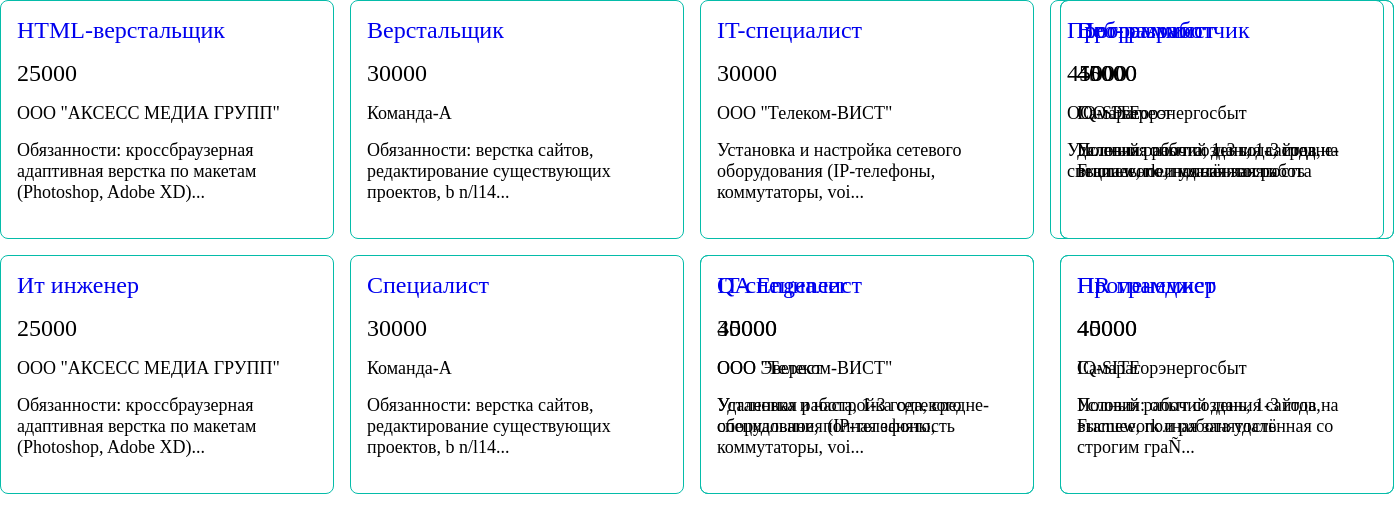
The page /search/vacancy_search.php on the database its author committed.
### tables this page shows
CREATE TABLE `vacancy` (
  `id_vacancy` int(11) NOT NULL,
  `id_user` int(11) DEFAULT NULL,
  `title` varchar(100) DEFAULT NULL,
  `salary` int(10) DEFAULT NULL,
  `company` varchar(100) DEFAULT NULL,
  `description` varchar(1000) DEFAULT NULL
);

### function.php (the view, shortened to what this page needs)
<?php
function article_vacancy($row, $i) {
                    echo '<div class="vacancy">
                    <div class="wrapper_vacancy">
                    <a class="title" href="?id=';
                    echo $row[$i]['id_vacancy'];
                    echo '">';
                    echo $row[$i]['title'];
                    echo '</a><p class="salary">';
                    echo $row[$i]['salary'];
                    echo '</p><p class="company">';
                    echo $row[$i]['company'];
                    echo '<p class="description">';
                    if (strlen($row[$i]['description'])<=131) {
                        if (strlen($row[$i]['description'])<=100){
                            echo $row[$i]['description'];
                        } else echo $row[$i]['description'];
                    } else {
                        $word = $row[$i]['description'];
                        $countword = substr($word,0,132);
                        echo $countword."...";
                    }
                    echo'</p></div></div>';
}
?>

### search/vacancy_search.php (shortened to what this page needs)
<?php
require('../connect.php');
require('../function.php');
$query = "SELECT * FROM vacancy";
		$result = mysqli_query($connection, $query) or die(mysqli_error($connection));
		$count = mysqli_num_rows($result);
        $row = mysqli_fetch_all($result, MYSQLI_ASSOC);
?>
<!DOCTYPE html>
<html lang="ru">
<head>
<link rel="stylesheet" href="/style.css">
<link rel="stylesheet" href="https://maxcdn.bootstrapcdn.com/font-awesome/4.5.0/css/font-awesome.min.css">
</head>
<body>
        <?php
        for ($i=0; $i < $count; $i++) {
            article_vacancy($row, $i);
        }
        ?>
</body>
</html>

### style.css (style rules this page uses)
* { margin: 0; padding: 0; }
body { font-family: 'Consolas'; }
a { text-decoration: none; }
.vacancy { margin-right: 16px; margin-bottom: 16px; display: inline-block; padding: 16px; width: 300px; border: 1px solid #05bca9; border-radius: 8px; }
.vacancy:nth-child(4n), .vacancy:nth-child(5n), .vacancy:nth-child(6n), .vacancy:nth-child(10n), .vacancy:nth-child(11n), .vacancy:nth-child(12n) { margin-bottom: 0px; }
.vacancy:nth-child(5n), .vacancy:nth-child(11n) { position: absolute; }
.vacancy:nth-child(3n) { margin-right: 0px; position: absolute; right: 0; }
.wrapper_vacancy { margin: 0; padding: 0; height: 205px; font-family: 'Playfair Display', serif; }
.vacancy .title, .vacancy .salary { font-size: 24px; }
.salary { margin-top: 16px; }
.company { font-size: 18px; margin-top: 16px; margin-bottom: 16px; }
.description { font-size: 18px; }

### rows shown on the page
vacancy: title "HTML-верстальщик", salary "25000", company "ООО \"АКСЕСС МЕДИА ГРУПП\"", description "Обязанности: кроссбраузерная адаптивная верстка по макетам (Photoshop, Adobe XD)"
vacancy: title "Верстальщик", salary "30000", company "Команда-А", description "Обязанности: верстка сайтов, редактирование существующих проектов, b n/l14"
vacancy: title "Веб-разработчик", salary "45000", company "IQ-SITE", description "Условия: опыт создания сайтов на Framework и удалённая работа"
vacancy: title "IT-специалист", salary "30000", company "ООО \"Телеком-ВИСТ\"", description "Установка и настройка сетевого оборудования (IP-телефоны, коммутаторы, voi"
vacancy: title "Программист", salary "45000", company "ООО Эверест", description "Удаленная работа, 1-3 года, средне-специальное, полная занятость"
vacancy: title "Программист", salary "40000", company "Самарагорэнергосбыт", description "Полный рабочий день, 1-3 года, высшее, полная занятость"
vacancy: title "Ит инженер", salary "25000", company "ООО \"АКСЕСС МЕДИА ГРУПП\"", description "Обязанности: кроссбраузерная адаптивная верстка по макетам (Photoshop, Adobe XD)"
vacancy: title "Специалист", salary "30000", company "Команда-А", description "Обязанности: верстка сайтов, редактирование существующих проектов, b n/l14"
vacancy: title "Программист", salary "45000", company "IQ-SITE", description "Условия: опыт создания сайтов на Framework и работа удалённая со строгим граÑ"
vacancy: title "IT-специалист", salary "30000", company "ООО \"Телеком-ВИСТ\"", description "Установка и настройка сетевого оборудования (IP-телефоны, коммутаторы, voi"
vacancy: title "QA Engeneer", salary "45000", company "ООО Эверест", description "Удаленная работа, 1-3 года, средне-специальное, полная занятость"
vacancy: title "HR менеджер", salary "40000", company "Самарагорэнергосбыт", description "Полный рабочий день, 1-3 года, высшее, полная занятость"
